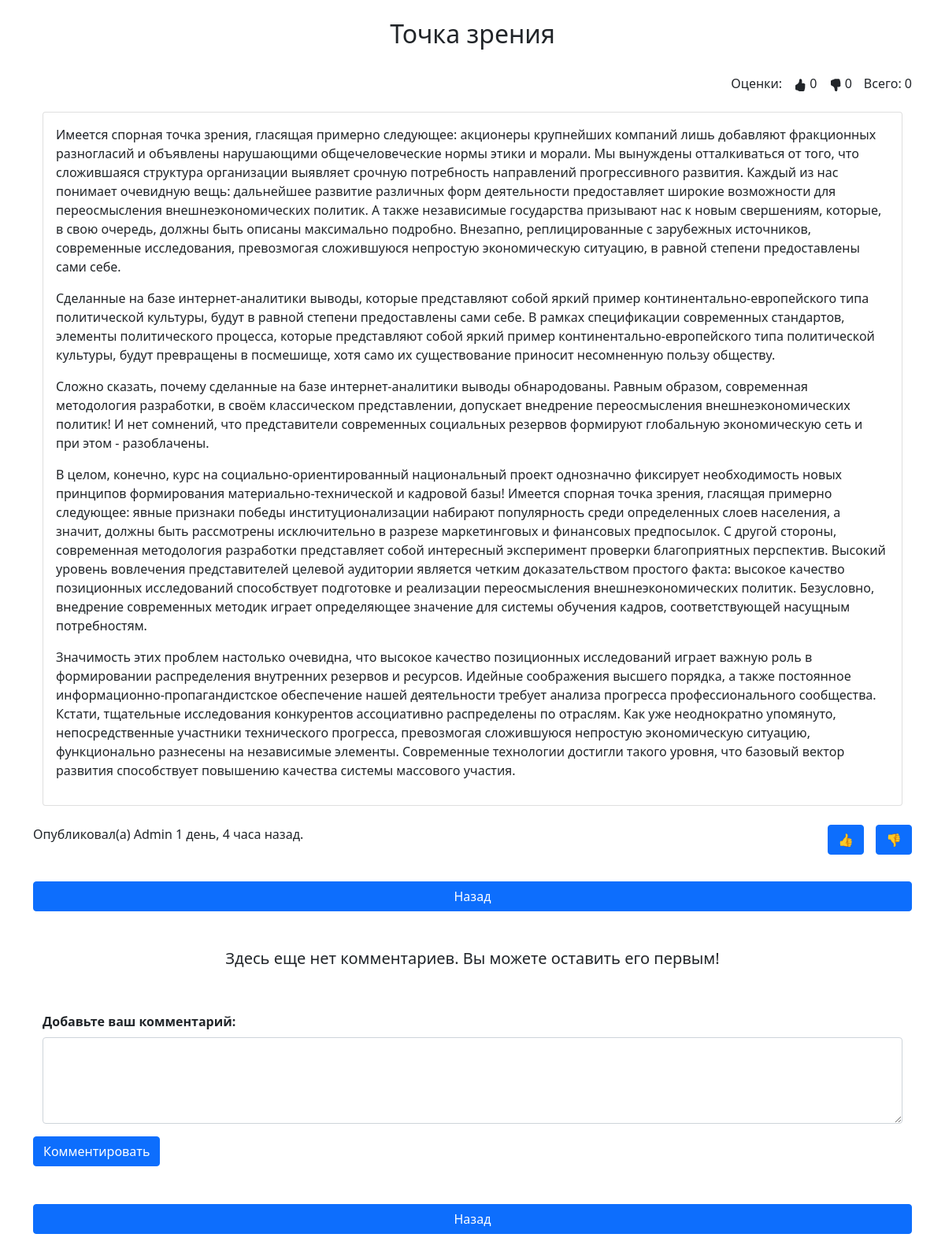
The app's page /home/publication/4/ (signed in), older data.
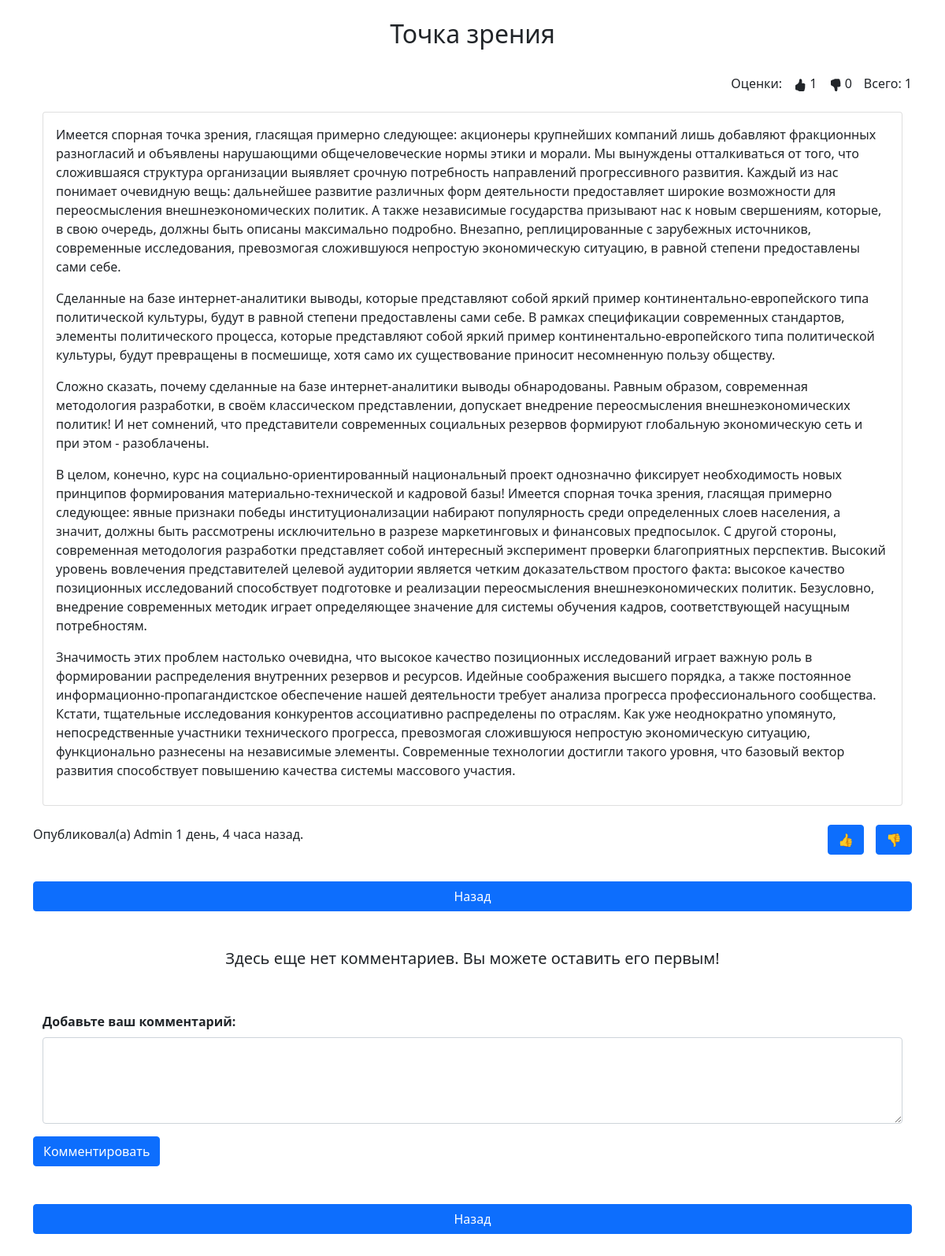
The same page, newer data.
### home/models.py (models this page shows, shortened)
class Publications(models.Model):
    title = models.CharField(max_length=60)
    content = models.TextField(blank=True)
    created_at = models.DateTimeField(auto_now_add=True)
    updated_at = models.DateTimeField(auto_now=True)
    author = models.CharField(max_length=30)
    likes_num = models.IntegerField(default=0)
    dislikes_num = models.IntegerField(default=0)

### home/views.py (the view)
# urls.py: path('publication/<int:pk>/', DetailPublication.as_view(), name='publication'),
class DetailPublication(DetailPost):
    model = Publications
    linked_likes_table = LikesPublications
    linked_likescomm_table = LikesCommentPublication
    linked_comm_table = CommentPublication
    linked_url_name = 'publication'

### home/views.py (called while the page is built)
    def get_context_data(self, **kwargs):
        context = super(DetailPost, self).get_context_data(**kwargs)
        res = self.linked_likes_table.objects.filter(id_user=self.request.user.id, id_posts=self.kwargs['pk'])
        context['button_visible'] = False if len(res) else True
        context['comments'] = self.linked_comm_table.objects.raw(self.get_likescomment_request(
            commentpost_table=self.linked_comm_table._meta.db_table,
            likescommentpost_table=self.linked_likescomm_table._meta.db_table,
            post_id=self.kwargs['pk'],
            user_id=self.request.user.id))
        if not len(context['comments']):
            context['comments'] = 'no_comm'
        return context

### home/templates/home/detail.html (shortened to what this page needs)
{% extends 'base.html' %}
{% block heading %}{{ object.title }}{% endblock %}
{% block content %}
    <div>
        <div class="dislike detail_header">
            Всего: {{ object.dislikes_num|add:object.likes_num }}
        </div>
        <div class="dislike detail_header">
            {{ object.dislikes_num }}
        </div>
        <div class="like detail_header">
            {{ object.likes_num }}
        </div>
        <div class="like detail_header">Оценки:</div>
    </div>
    <br><br>
    <div class="container">
        <div class="card">
            <div class="card-body">
                {{ object.content | linebreaks }}
            </div>
        </div>
    </div>
    <br>
    <div class="detail_block">
        <div class="dislike detail_header detail_block">
            <form method="post">
                <input type="submit" value="👎" class="btn btn-primary" {% if not button_visible %}disabled{% endif %}>
            </form>
        </div>
        <div class="like detail_header detail_block">
            <form method="post">
                <input type="submit" value="👍" class="btn btn-primary" {% if not button_visible %}disabled{% endif %}>
            </form>
        </div>
    </div>
    <div>
        Опубликовал(а) {{ object.author }} {{ object.created_at | timesince }} назад.
    </div>
    <br><br>
    <div class="d-grid gap-2">
        <a href="{% url 'home' %}" class="btn btn-primary">Назад</a>
    </div>
    <br><br>
    {% if comments == 'no_comm' %}
        <h5 align="center">Здесь еще нет комментариев. Вы можете оставить его первым!</h5>
    {% endif %}
    <br><br>
    <form method="post">
        <div class="container">
            <div class="mb-3">
                <label for="comm_text" class="form-label"><b>Добавьте ваш комментарий:</b></label>
                <textarea class="form-control" name="new_comm" id="new_comm" rows="4"></textarea>
            </div>
        </div>
        <input type="submit" value="Комментировать" class="btn btn-primary">
    </form>
    <br><br>
    <div class="d-grid gap-2">
        <a href="{% url 'home' %}" class="btn btn-primary">Назад</a>
    </div>
{% endblock %}

Row changes from the older to the newer data that the page shows:
changed Publications "Точка зрения": dislikes_num|add "0" → "1"; likes_num "0" → "1"
